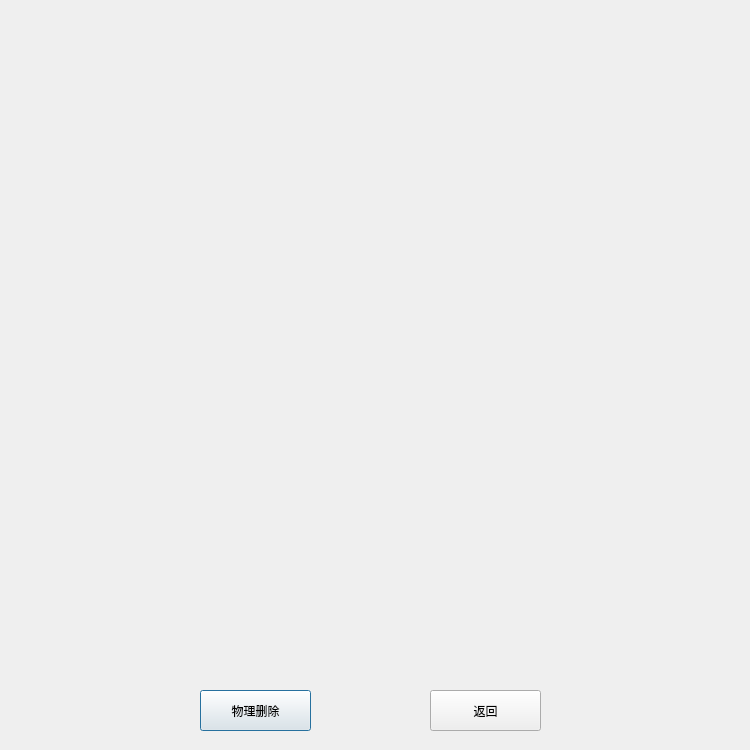
<?xml version="1.0" encoding="UTF-8"?>
<ui version="4.0">
 <class>DeleteComplete</class>
 <widget class="QDialog" name="DeleteComplete">
  <property name="geometry">
   <rect>
    <x>0</x>
    <y>0</y>
    <width>750</width>
    <height>750</height>
   </rect>
  </property>
  <property name="windowTitle">
   <string>Dialog</string>
  </property>
  <widget class="QPushButton" name="pushButton">
   <property name="geometry">
    <rect>
     <x>200</x>
     <y>690</y>
     <width>111</width>
     <height>41</height>
    </rect>
   </property>
   <property name="text">
    <string>物理删除</string>
   </property>
  </widget>
  <widget class="QPushButton" name="pushButton_2">
   <property name="geometry">
    <rect>
     <x>430</x>
     <y>690</y>
     <width>111</width>
     <height>41</height>
    </rect>
   </property>
   <property name="text">
    <string>返回</string>
   </property>
  </widget>
 </widget>
 <resources/>
 <connections/>
</ui>
